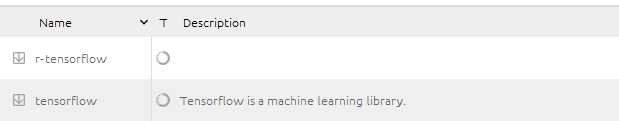
#> input picture Code/Hello/image/2.jpg, 619 x 121 px
$ python pixelOperation.py
#> lines starting #> are read from the running program, lines starting #| are printed output that depends on the picture; after the words box and inside, x2 and y2 are one past the last pixel; in counts of white or black regions, pixels touching at a corner belong together
import cv2

img = cv2.imread('image/2.jpg', 1)
#> img is the input picture: shape (121, 619, 3); mean B, G, R 242.4, 242.4, 242.4
(b,g,r) = img[100,100]
#> b = 233; g = 233; r = 233
print(b, g, r)
#| 233 233 233

for i in range(1,100):
    img[10+i, 100] = (255,0,0)
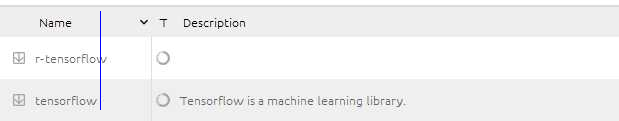
#> img: shape (121, 619, 3); 0.13% of pixels changed, all inside (x1, y1, x2, y2) = (100, 11, 101, 110)

cv2.imshow('test', img)

cv2.waitKey(0)
